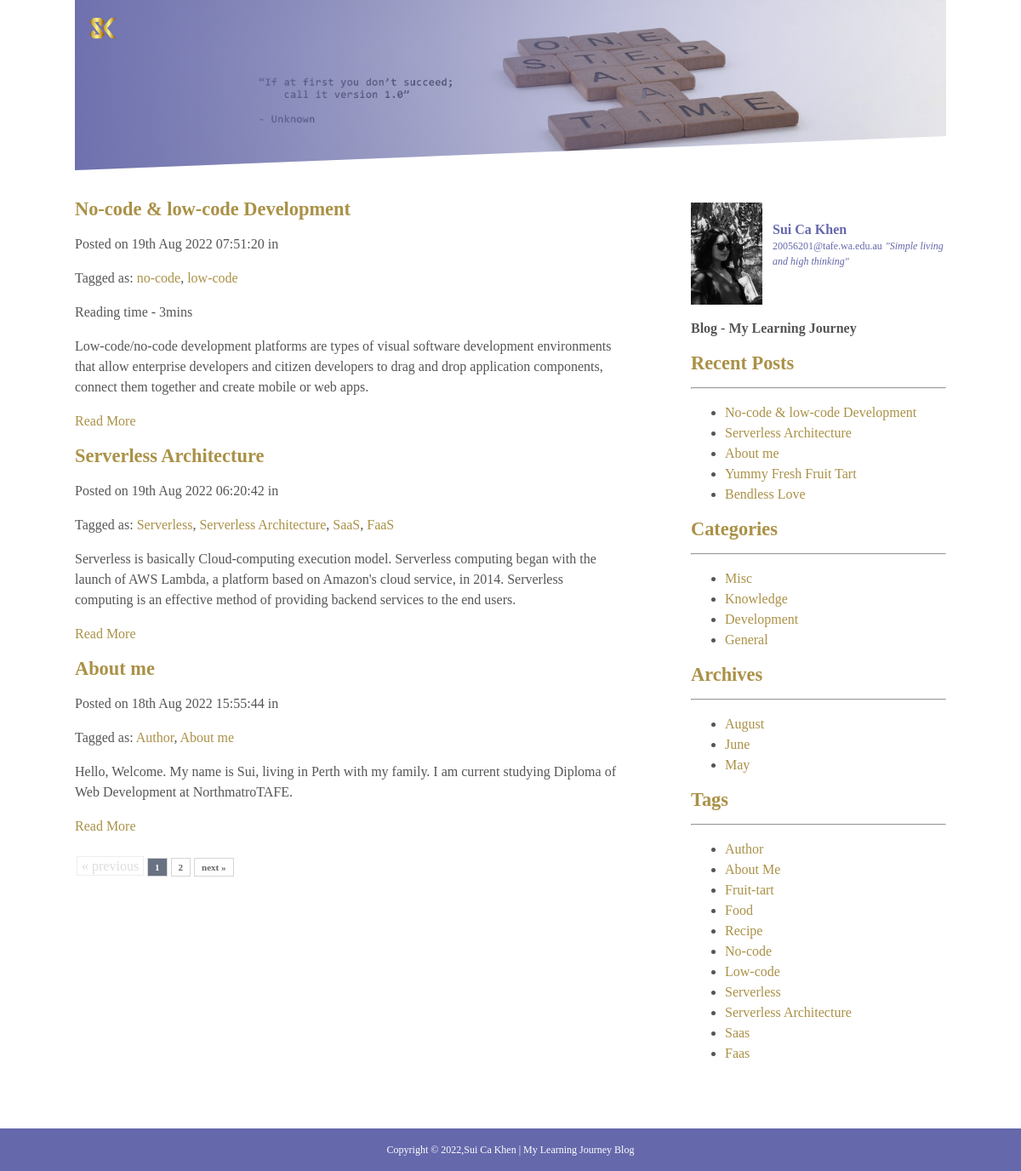
The page / on the database its author committed.
### tables this page shows
CREATE TABLE `blog_posts_seo` (
  `postID` int(11) UNSIGNED NOT NULL,
  `postTitle` varchar(255) DEFAULT NULL,
  `postSlug` varchar(255) DEFAULT NULL,
  `postDesc` text DEFAULT NULL,
  `postCont` text DEFAULT NULL,
  `postDate` datetime DEFAULT current_timestamp(),
  `postTags` varchar(255) NOT NULL
);

CREATE TABLE `blog_cats` (
  `catID` int(11) UNSIGNED NOT NULL,
  `catTitle` varchar(255) DEFAULT NULL,
  `catSlug` varchar(255) DEFAULT NULL
);

### includes/config.php (called while the page is built, shortened)
<?php
spl_autoload_register (function($class) {
   $class = strtolower($class);
   $classpath = 'classes/class.'.$class . '.php';
   $classpath = '../classes/class.'.$class . '.php';
   $classpath = '../../classes/class.'.$class . '.php';
});
?>

### index.php (the view, shortened to what this page needs)
<?php require('includes/config.php'); ?>
<!DOCTYPE html>
<html lang="en">
<head>
    <link rel="stylesheet" href="style/normalize.css">
    <link rel="stylesheet" href="style/main.css">
</head>
<body>
	<div class="wrapper">
	<?php include_once "pages/header.php"; ?>
	<br>
		<div id='main'>
		<?php
			try {
                $pages = new Paginator('3','p');
                $stmt = $db->query('SELECT postID FROM blog_posts_seo');
                $pages->set_total($stmt->rowCount());
				$stmt = $db->query('SELECT postID, postTitle, postSlug, postDesc, postDate, postTags FROM blog_posts_seo ORDER BY postID DESC '.$pages->get_limit());
				while($row = $stmt->fetch()){
					echo '<div>';
						echo '<h1><a href="viewpost.php?id='.$row['postSlug'].'">'.$row['postTitle'].'</a></h1>';
						echo '<p>Posted on '.date('jS M Y H:i:s', strtotime($row['postDate'])).' in ';
                        echo '</p>';
                        echo '<p>Tagged as: ';
                            $links = array();
                            $parts = explode(',', $row['postTags']);
                            foreach ($parts as $tag)
                            {
                                $links[] = "<a href='tagpost.php?id=".$tag."'>".$tag."</a>";
                            }
                            echo implode(", ", $links);
                        echo '</p>';
						echo '<p>'.$row['postDesc'].'</p>';
						echo '<p><a href="viewpost.php?id='.$row['postSlug'].'">Read More</a></p>';
					echo '</div>';
				}
                echo $pages->page_links();
			} catch(PDOException $e) {
			    echo $e->getMessage();
			}
		?>
		</div>
		<div id='sidebar'>
				<?php require('sidebar.php'); ?>
		</div>
	</div>
	<?php include_once "pages/footer.php"; ?>
</body>
</html>

### pages/header.php
<header class="header-container">
        <div class="header">
            <a href="index.php"><img src="images/blog-logo1.png" alt="Logo" class="logo"></a>
        </div>
</header>

### classes/class.paginator.php (shortened to what this page needs)
<?php
class Paginator{
	private $_perPage;
	private $_instance;
	private $_page;
	private $_totalRows = 0;
	public function __construct($perPage,$instance){
		$this->_instance = $instance;
		$this->_perPage = $perPage;
	}
	private function get_start(){
		return ($this->_page * $this->_perPage) - $this->_perPage;
	}
	private function set_instance(){
		$this->_page = (int) (!isset($_GET[$this->_instance]) ? 1 : $_GET[$this->_instance]);
		$this->_page = ($this->_page == 0 ? 1 : $this->_page);
	}
	public function set_total($_totalRows){
		$this->_totalRows = $_totalRows;
	}
	public function get_limit(){
        	return "LIMIT ".$this->get_start().",$this->_perPage";
        }
	public function page_links($path='?',$ext=null)
	{
	    $adjacents = "2";
	    $prev = $this->_page - 1;
	    $next = $this->_page + 1;
	    $lastpage = ceil($this->_totalRows/$this->_perPage);
	    $pagination = "";
		if($lastpage > 1)
		{
		    $pagination .= "<div class='pagination'>";
		if ($this->_page > 1)
		    $pagination.= "<a href='".$path."$this->_instance=$prev"."$ext'>« previous</a>";
		else
		    $pagination.= "<span class='disabled'>« previous</span>";
		if ($lastpage < 7 + ($adjacents * 2))
		{
		for ($counter = 1; $counter <= $lastpage; $counter++)
		{
		if ($counter == $this->_page)
		    $pagination.= "<span class='current'>$counter</span>";
		else
		    $pagination.= "<a href='".$path."$this->_instance=$counter"."$ext'>$counter</a>";
		}
		}
		if ($this->_page < $counter - 1)
		    $pagination.= "<a href='".$path."$this->_instance=$next"."$ext'>next »</a>";
		else
		    $pagination.= "<span class='disabled'>next »</span>";
		    $pagination.= "</div>\n";
		}
	return $pagination;
	}
}

### sidebar.php
<div class="author">
	<img src="images/my-photo.jpg" alt="My Photo" class="author-picture" style="height: 120px; padding-top:20px;">
	<div class="author_info">
    <strong>Sui Ca Khen</strong>
    <small>20056201@tafe.wa.edu.au</small>
    <small><i>"Simple living and high thinking"</i></small>
    </div>
</div>
<p class="header_title"><strong>Blog - My Learning Journey</strong> </p>
<h1>Recent Posts</h1>
<hr />
<ul>
<?php
$stmt = $db->query('SELECT postTitle, postSlug FROM blog_posts_seo ORDER BY postID DESC LIMIT 5');
while($row = $stmt->fetch()){
	echo '<li><a href="viewpost.php?id='.$row['postSlug'].'">'.$row['postTitle'].'</a></li>';
}
?>
</ul>
<h1>Categories</h1>
<hr />
<ul>
<?php
$stmt = $db->query('SELECT catTitle, catSlug FROM blog_cats ORDER BY catID DESC');
while($row = $stmt->fetch()){
	echo '<li><a href="catpost.php?postID='.$row['catSlug'].'">'.$row['catTitle'].'</a></li>';
}
?>
</ul>
<h1>Archives</h1>
<hr />
<ul>
<?php
$stmt = $db->query("SELECT Month(postDate) as Month, Year(postDate) as Year FROM blog_posts_seo GROUP BY Month(postDate), Year(postDate) ORDER BY postDate DESC");
while($row = $stmt->fetch()){
    $monthName = date("F", mktime(0, 0, 0, $row['Month'], 10));
    $slug = 'a-'.$row['Month'].'-'.$row['Year'];
    echo "<li><a href='$slug'>$monthName</a></li>";
}
?>
</ul>
<h1>Tags</h1>
<hr />
<ul>
    <?php
    $tagsArray = [];
    $stmt = $db->query('select distinct LOWER(postTags) as postTags from blog_posts_seo where postTags != "" group by postTags');
    while($row = $stmt->fetch()){
        $parts = explode(',', $row['postTags']);
        foreach ($parts as $tag) {
            $tagsArray[] = $tag;
        }
    }
    $finalTags = array_unique($tagsArray);
    foreach ($finalTags as $tag) {
        echo "<li><a href='tagpost.php?id=".$tag."'>".ucwords($tag)."</a></li>";
    }
    ?>
</ul>

### pages/footer.php
<footer>
<p class="copyright"><small>Copyright &copy; 2022,Sui Ca Khen | My Learning Journey Blog</small></p>
</footer>

### style/main.css (style rules this page uses)
h1 { font-size: 1.4em; color:#aa9147; }
.header-container { background-image: linear-gradient(to right,rgba(110,113,174,1), rgba(214, 216, 217, 0.115)),url('../images/hero-img.jpg'); background-size: cover; width: 100%; height: 200px; -webkit-clip-path: polygon(0 0, 100% 0, 100% 80%, 0 100%); clip-path: polygon(0 0, 100% 0, 100% 80%, 0 100%); }
.header { display: flex; justify-content:space-between; color: inherit; max-width:1024px; margin:0 auto; padding: 12px; text-align: center; }
.logo { height: 42px; }
.wrapper { max-width:1024px; margin:0 auto; background-color: ##F0F2F4; }
#main { float:left; width:640px; margin-right:20px; }
#sidebar { float:right; width:300px; color:#6568AB; }
.author { display: flex; align-items: center; justify-content: space-between; }
.author_info { padding-left: 12px; }
footer { height:50px; background-color:#6568AB; margin-top:60px ; text-align: center; }
.copyright { padding-top: 12px; color: white; }
p,li { color: #555555; font-size: 16px; line-height: 1.5em; }
a, a:link { text-decoration: none; color: #aa9147; }
.pagination { clear: both; padding-bottom: 10px; padding-top: 10px; }
.pagination a { border: 1px solid #D5D5D5; color: #666666; font-size: 11px; font-weight: bold; height: 25px; padding: 4px 8px; text-decoration: none; margin:2px; }
.pagination span.current { background-color: #687282; border: 1px solid #D5D5D5; color: #ffffff; font-size: 11px; font-weight: bold; height: 25px; padding: 4px 8px; text-decoration: none; margin:2px; }
.pagination span.disabled { border: 1px solid #EEEEEE; color: #DDDDDD; margin: 2px; padding: 2px 5px; }

### rows shown on the page
blog_posts_seo: postTitle "No-code & low-code Development", postDate "19th Aug 2022 07:51:20", postTags "no-code low-code", links ",", postDesc "Reading time - 3mins Low-code/no-code development platforms are types of visual software development environments that allow enterprise developers and citizen developers to drag and drop application components, connect them together and create mobile or web apps."
blog_posts_seo: postTitle "Serverless Architecture", postDate "19th Aug 2022 06:20:42", postTags "Serverless Serverless Architecture SaaS FaaS", links ", , ,", postDesc "Serverless is basically Cloud-computing execution model. Serverless computing began with the launch of AWS Lambda, a platform based on Amazon's cloud service, in 2014. Serverless computing is an effective method of providing backend services to the end users."
blog_posts_seo: postTitle "About me", postDate "18th Aug 2022 15:55:44", postTags "Author About me", links ",", postDesc "Hello, Welcome. My name is Sui, living in Perth with my family. I am current studying Diploma of Web Development at NorthmatroTAFE."
blog_posts_seo: postTitle "Yummy Fresh Fruit Tart"
blog_posts_seo: postTitle "Bendless Love"
blog_cats: catTitle "Misc"
blog_cats: catTitle "Knowledge"
blog_cats: catTitle "Development"
blog_cats: catTitle "General"

### other values the page prints
$monthName "August"
$monthName "June"
$monthName "May"
$tag "Author"
$tag "About Me"
$tag "Fruit-tart"
$tag "Food"
$tag "Recipe"
$tag "No-code"
$tag "Low-code"
$tag "Serverless"
$tag "Serverless Architecture"
$tag "Saas"
$tag "Faas"
